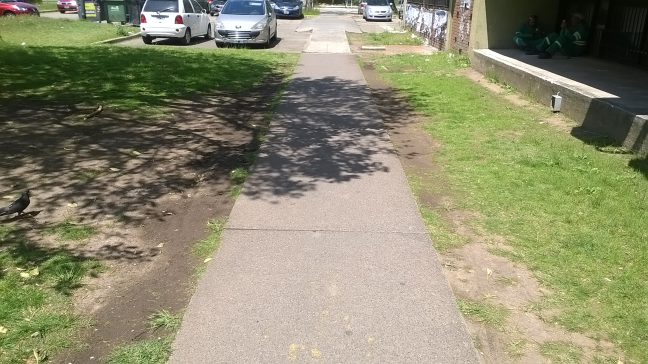
#> input picture img/ale1.png, 648 x 364 px; its folder holds only this picture in this run
$ python shadows.py   (Python 2 division)
#> lines starting #> are read from the running program, lines starting #| are printed output that depends on the picture
### utils.py
import cv2
import numpy as np
import math
from Greyscale.InvariantImageGenerator import InvariantImageGenerator


# [7 lines left out: function equalize_hist_3d, not called in this run]


def load_image(name, ext):
    img = cv2.imread('img/' + name + "." + ext)
    show_image('Original image', img)
    return img


def load_L1CI_image(name, ext, color_mode=cv2.IMREAD_UNCHANGED):
    img = cv2.imread('img/out/' + name + '/out_L1_Chromacity_invariant.' + ext, color_mode)
    return img


def show_image(name, img):
    cv2.namedWindow(name, cv2.WINDOW_NORMAL)
    cv2.imshow(name, img)


# [4 lines left out: function show_and_save, not called in this run]


def mono_image(width, height):
    return [[np.int64(0) for j in xrange(width)] for j in xrange(height)]


# [60 lines left out: functions adapt_to_range, entropy, get_extralight, not called in this run]

### LAB/shadow_detection/utils.py
import cv2
import numpy as np
import math


def equalize_hist_3d(img):
    max_val = img.max()
    min_val = img.min()
    factor = 255.0 / (max_val - min_val)
    eq_img = (img - min_val) * factor
    return np.uint8(eq_img)


# [4 lines left out: function load_image, not called in this run]


def load_L1CI_image(name, ext, color_mode=cv2.IMREAD_UNCHANGED):
    img = cv2.imread('img/out/' + name + '/out_L1_Chromacity_invariant.' + ext, color_mode)
    return img


def show_image(name, img):
    cv2.namedWindow(name, cv2.WINDOW_NORMAL)
    cv2.imshow(name, img)


def show_and_save(param, name, ext, img, fact=1):
    #cv2.namedWindow(param, cv2.WINDOW_NORMAL)
    #cv2.imshow(param, img)
    cv2.imwrite(name + '_' + param + '.' + ext, img * fact)


def mono_image(width, height):
    return [[np.int64(0) for j in xrange(width)] for j in xrange(height)]


# [57 lines left out: functions adapt_to_range, entropy, get_extralight, not called in this run]

### Greyscale/InvariantImageGenerator.py
import cv2
import numpy as np
import math
from LAB.shadow_detection.utils import show_and_save, equalize_hist_3d


class InvariantImageGenerator(object):

    def __init__(self, settings=None):
        self.settings = settings

    # [23 lines left out: functions get_invariant_image, two_dim_log_chrom, not called in this run]

    def log_chrom_image(self, image):
        image = self.limit_image(image)
        (b_channel, g_channel, r_channel) = cv2.split(image)

        b_channel = np.float32(b_channel)
        g_channel = np.float32(g_channel)
        r_channel = np.float32(r_channel)

        prod = cv2.multiply(b_channel, g_channel)
        prod = cv2.multiply(prod, r_channel)
        cbrt = cv2.pow(prod, 1.0/3)

        b_channel = cv2.divide(b_channel, cbrt)
        g_channel = cv2.divide(g_channel, cbrt)
        r_channel = cv2.divide(r_channel, cbrt)

        b_channel = cv2.log(b_channel)
        g_channel = cv2.log(g_channel)
        r_channel = cv2.log(r_channel)
        log_chrom_image = cv2.merge((b_channel, g_channel, r_channel))
        show_and_save("chrom_image", 'log', 'png', equalize_hist_3d(log_chrom_image))
        return log_chrom_image

    def limit_image(self, image):
        maxval = 245
        minval = 10

        retval, inverted_mask = cv2.threshold(image, maxval, 255, cv2.THRESH_BINARY_INV)
        # erase mask values
        mask = 255 - inverted_mask
        image = cv2.bitwise_and(image, inverted_mask)
        image += (mask / 255) * maxval

        retval, inverted_mask = cv2.threshold(image, minval, 255, cv2.THRESH_BINARY)
        # erase mask values
        mask = 255 - inverted_mask
        image = cv2.bitwise_and(image, inverted_mask)
        image += (mask / 255) * minval

        return image

    def get_U(self):
        return np.matrix([[1.0/math.sqrt(2), -1.0/math.sqrt(2), 0], [1.0/math.sqrt(6), 1.0/math.sqrt(6), -2.0/math.sqrt(6)]])

    def get_U_1(self):
        return np.array([1.0/math.sqrt(2), -1.0/math.sqrt(2), 0])

    def get_U_2(self):
        return np.array([1.0/math.sqrt(6), 1.0/math.sqrt(6), -2.0/math.sqrt(6)])

    def project_to_2d(self, log_chrom):
        U = self.get_U()
        U1 = self.get_U_1()
        U2 = self.get_U_2()
        out_1 = U1 * log_chrom
        out_2 = U2 * log_chrom
        (c1, c2, c3) = cv2.split(out_1)
        out_1 = c1 + c2 + c3
        (c1, c2, c3) = cv2.split(out_2)
        out_2 = c1 + c2 + c3
        A = cv2.merge([out_1, out_2])
        return A

    def project_into_predef_angle(self, two_dim_log_chrom):
        angle = self.settings['predefined_angle']
        return self.project_into_one_d(two_dim_log_chrom, angle)

    # [19 lines left out: functions project_into_one_d, calculate_entropy, not called in this run]

### invariant_image.py
import numpy as np
import math
import cv2
from Greyscale.InvariantImageGenerator import InvariantImageGenerator
from Greyscale.distancefinder import DistanceFinder
from Greyscale.colorspaces import LABColorSpace
from Greyscale.distance2 import DistanceFinder as DistanceFinder2
from LAB.shadow_detection.pipeline import ShadowDetectionPipeline
from LAB.shadow_detection.utils import show_and_save
from settings import settings
from utils import entropy, get_extralight, equalize_hist_3d


# [17 lines left out: function get_invariant_l1_chrom_image, not called in this run]

def get_U():
    return np.matrix([[1.0/math.sqrt(2), -1.0/math.sqrt(2), 0], [1.0/math.sqrt(6), 1.0/math.sqrt(6), -2.0/math.sqrt(6)]])

def project_to_2d(log_chrom):
    iig = InvariantImageGenerator()
    return iig.project_to_2d(log_chrom)

def log_chromaticity_image(img):
    iig = InvariantImageGenerator()
    return iig.log_chrom_image(img)

# [67 lines left out: functions plot_entropies, find_invariant_image, minimize_entropy, not called in this run]

def project_into_1d(img, angle):
    return InvariantImageGenerator.project_into_one_d(img, angle)

### shadows.py
import numpy as np
import cv2
from boudary_drawer import draw_boundaries
from invariant_image import minimize_entropy, project_to_2d, log_chromaticity_image, project_into_1d, \
    find_invariant_image
from path_finder import find_path, get_roi_corners, get_roi
from settings import settings
from utils import load_image
from LAB.shadow_detection.utils import show_and_save, equalize_hist_3d


def listener(angle=None):
    name = settings['name']
    ext = settings['extension']
    img = load_image(name, ext)
#> in load_image, img is the input picture: shape (364, 648, 3); mean B, G, R 110.5, 139.1, 140.5
    img = equalize_hist_3d(img)
#> in equalize_hist_3d, `max_val = img.max()`: max_val = 255
#> in equalize_hist_3d, `min_val = img.min()`: min_val = 0
#> in equalize_hist_3d, `factor = 255.0 / (max_val - min_val)`: factor = 1
    log_chrom = log_chromaticity_image(img)
#> in limit_image, `retval, inverted_mask = cv2.threshold(image, maxval, 255, cv2.THRESH_B..`: retval = 245
#> in limit_image, `image += (mask / 255) * maxval`: image: shape (364, 648, 3); mean B, G, R 110.5, 139, 140.4
#> in limit_image, `retval, inverted_mask = cv2.threshold(image, minval, 255, cv2.THRESH_B..`:
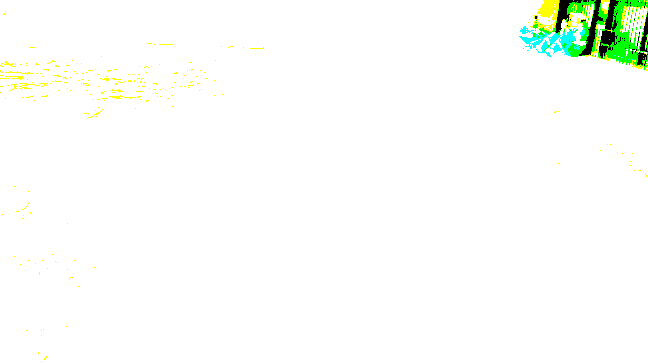
#> inverted_mask: shape (364, 648, 3); mean B, G, R 249.3, 253.4, 250.5
#> in limit_image, `retval, inverted_mask = cv2.threshold(image, minval, 255, cv2.THRESH_B..`: retval = 10
#> in limit_image, `mask = 255 - inverted_mask`:
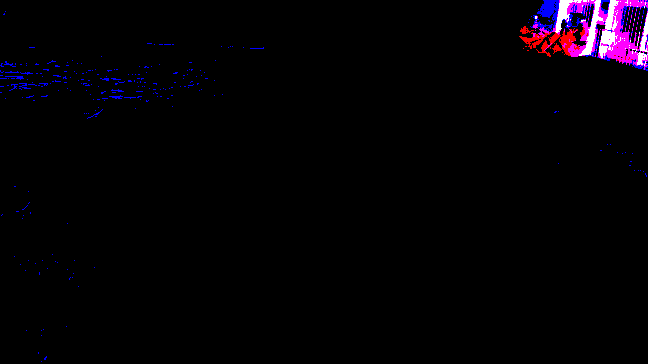
#> mask: shape (364, 648, 3); mean B, G, R 5.7, 1.6, 4.5
#> in limit_image, `image += (mask / 255) * minval`: image: shape (364, 648, 3); mean B, G, R 110.6, 139.1, 140.5
#> in log_chrom_image, `prod = cv2.multiply(prod, r_channel)`:
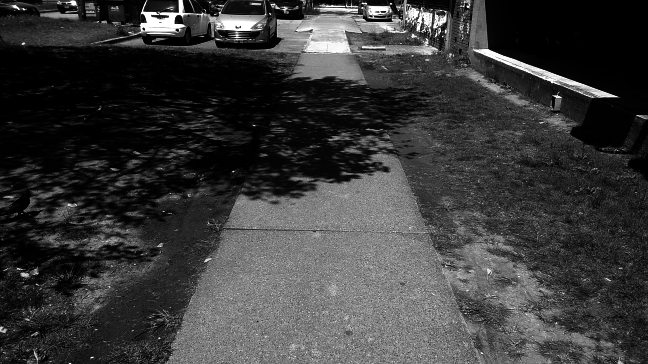
#> prod: shape (364, 648) float32; min 1000, max 14706125, mean 3367429.2; drawn with min black and max white
#> in log_chrom_image, `log_chrom_image = cv2.merge((b_channel, g_channel, r_channel))`:
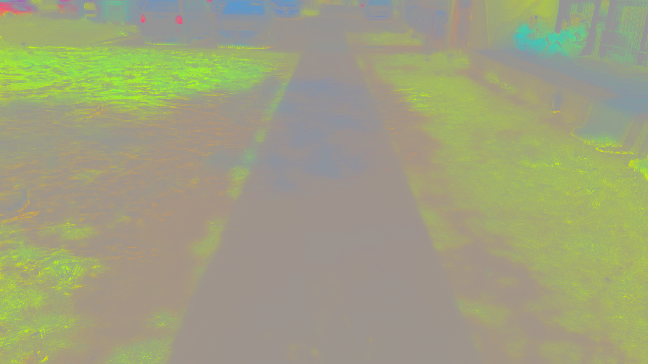
#> log_chrom_image: shape (364, 648, 3) float32; mean B, G, R -0.182, 0.101, 0.0813; drawn with min black and max white

    two_dim = project_to_2d(log_chrom)
#> in project_to_2d, `out_1 = U1 * log_chrom`:
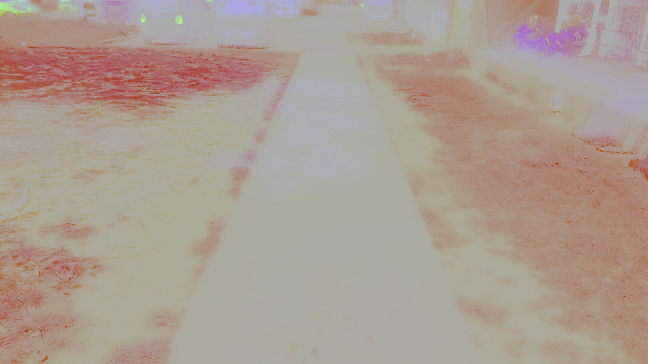
#> out_1: shape (364, 648, 3) float64; mean B, G, R -0.129, -0.0712, 0; drawn with min black and max white
#> in project_to_2d, `(c1, c2, c3) = cv2.split(out_1)`:
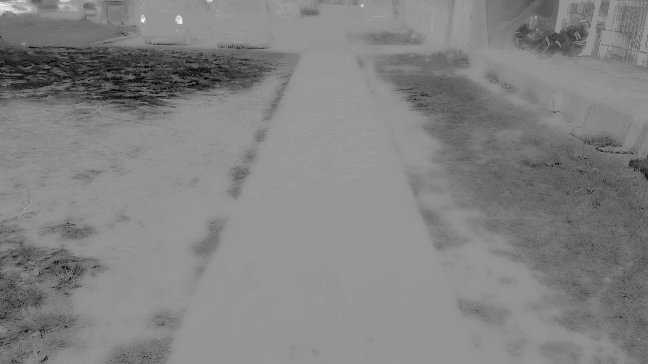
#> c2: shape (364, 648) float64; min -0.596, max 0.429, mean -0.0712; drawn with min black and max white
#> in project_to_2d, `(c1, c2, c3) = cv2.split(out_1)`: c3: shape (364, 648) float64; every value is 0
#> in project_to_2d, `(c1, c2, c3) = cv2.split(out_2)`:
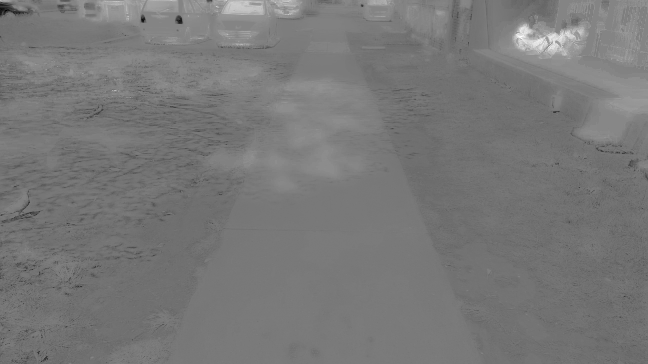
#> c3: shape (364, 648) float64; min -0.719, max 0.665, mean -0.0664; drawn with min black and max white

    if not angle:
#> (the run stopped early here; a loop or call above may not have finished)
